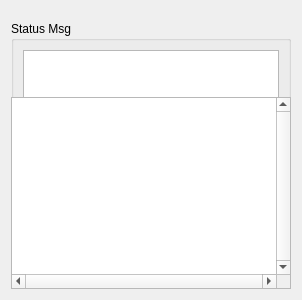
      <widget class="QWidget" name="tab_data_database">
       <attribute name="icon">
        <iconset resource="system_sys/source_code/gui/resources/system_sys_resource.qrc">
         <normaloff>:/database_icon</normaloff>:/database_icon</iconset>
       </attribute>
       <attribute name="title">
        <string>&amp;DATABASE</string>
       </attribute>
       <layout class="QVBoxLayout" name="verticalLayout">
        <item>
         <widget class="QGroupBox" name="groupBox_database_msg">
          <property name="sizePolicy">
           <sizepolicy hsizetype="Preferred" vsizetype="Preferred">
            <horstretch>0</horstretch>
            <verstretch>0</verstretch>
           </sizepolicy>
          </property>
          <property name="minimumSize">
           <size>
            <width>0</width>
            <height>80</height>
           </size>
          </property>
          <property name="maximumSize">
           <size>
            <width>16777215</width>
            <height>60</height>
           </size>
          </property>
          <property name="title">
           <string>Status Msg</string>
          </property>
          <layout class="QVBoxLayout" name="_2">
           <item>
            <widget class="QTextEdit" name="status_txt">
             <property name="sizePolicy">
              <sizepolicy hsizetype="Preferred" vsizetype="Preferred">
               <horstretch>0</horstretch>
               <verstretch>0</verstretch>
              </sizepolicy>
             </property>
             <property name="minimumSize">
              <size>
               <width>0</width>
               <height>50</height>
              </size>
             </property>
            </widget>
           </item>
          </layout>
         </widget>
        </item>
        <item>
         <widget class="Sys_Sql_Table_Wid" name="database_table_view">
          <property name="sizePolicy">
           <sizepolicy hsizetype="Preferred" vsizetype="Preferred">
            <horstretch>0</horstretch>
            <verstretch>0</verstretch>
           </sizepolicy>
          </property>
          <property name="minimumSize">
           <size>
            <width>0</width>
            <height>0</height>
           </size>
          </property>
          <property name="contextMenuPolicy">
           <enum>Qt::CustomContextMenu</enum>
          </property>
          <property name="verticalScrollBarPolicy">
           <enum>Qt::ScrollBarAlwaysOn</enum>
          </property>
          <property name="horizontalScrollBarPolicy">
           <enum>Qt::ScrollBarAlwaysOn</enum>
          </property>
          <property name="selectionBehavior">
           <enum>QAbstractItemView::SelectRows</enum>
          </property>
         </widget>
        </item>
       </layout>
      </widget>
